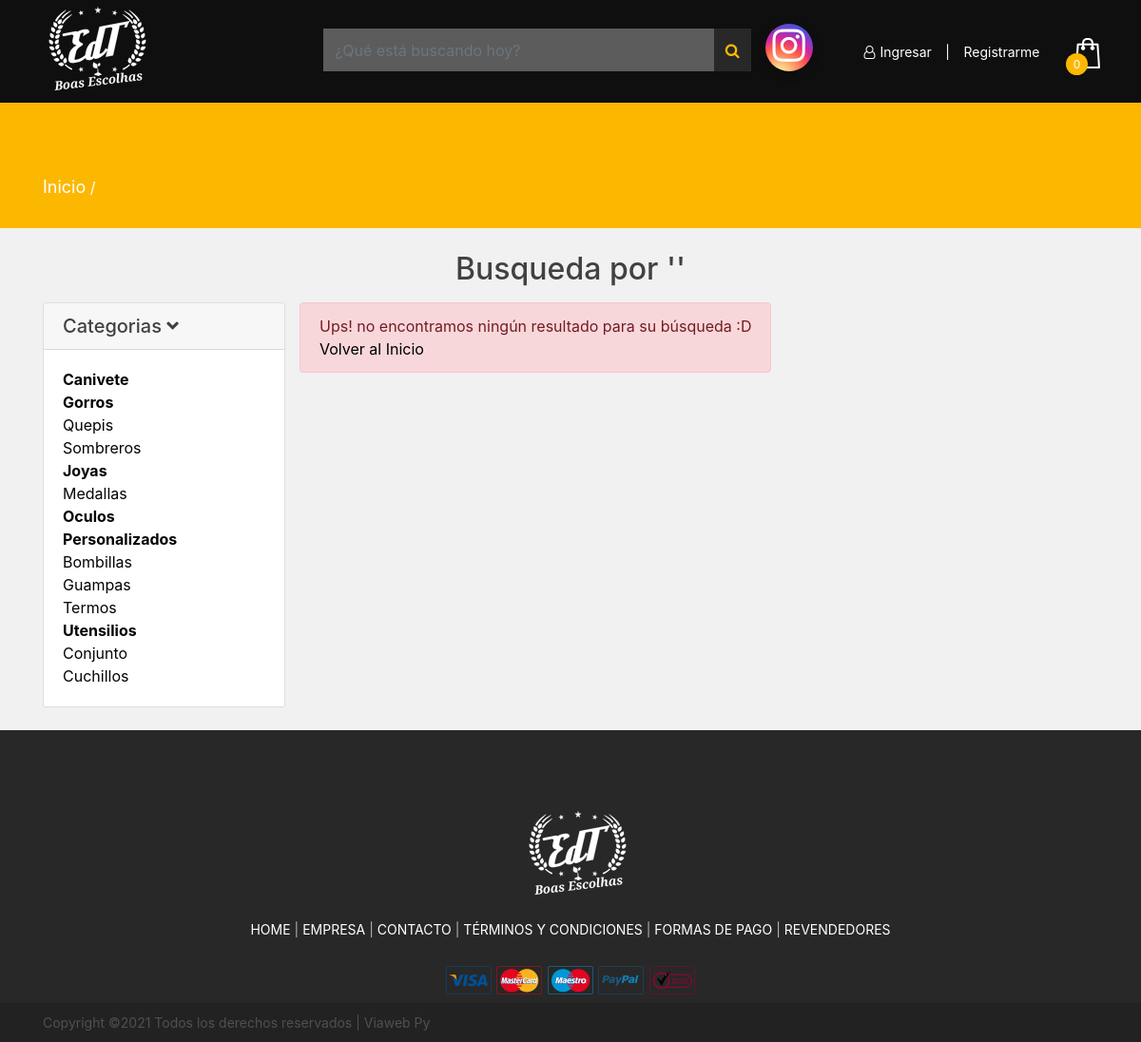
The app's page /categorie.php, older data.
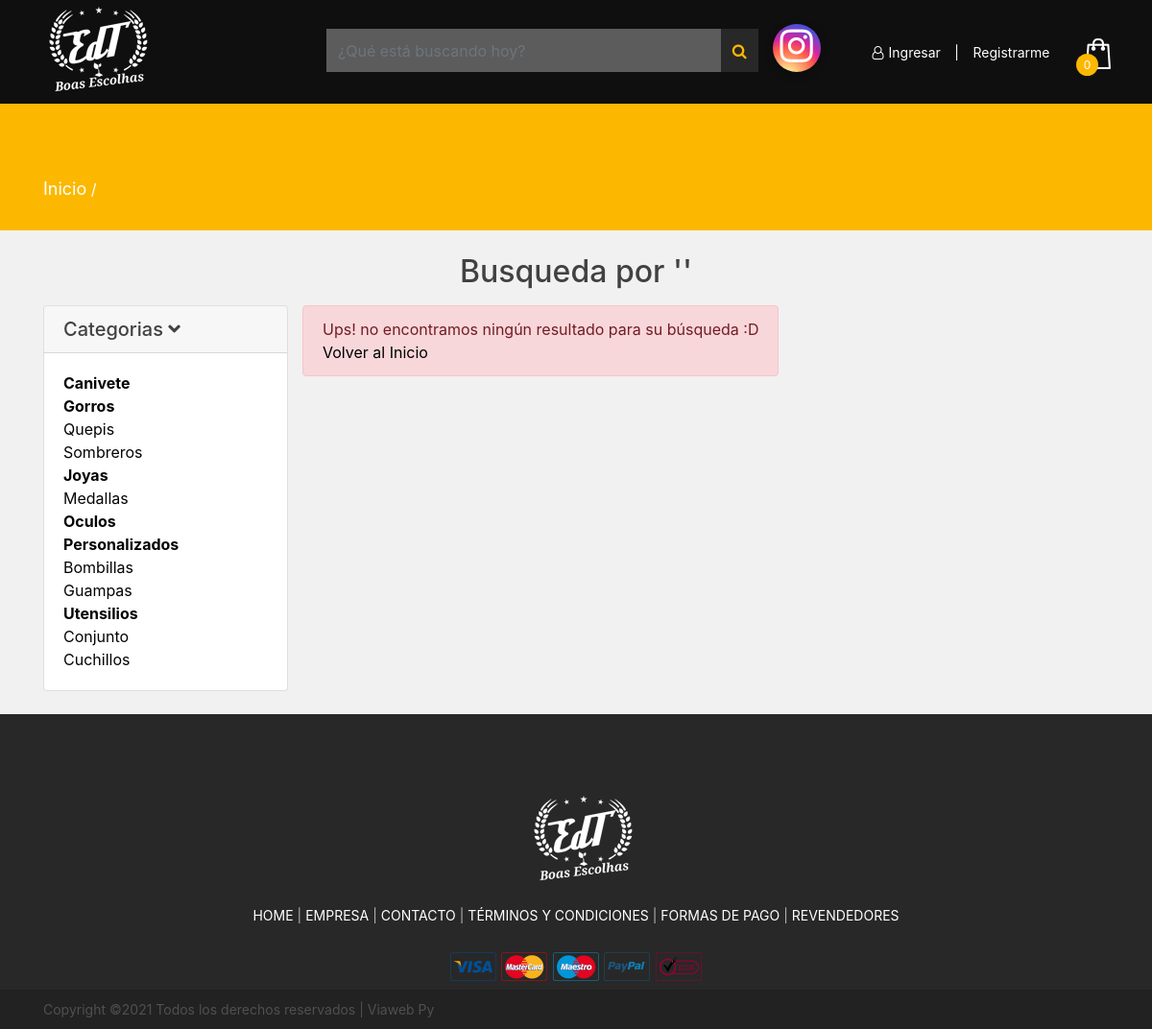
The same page, newer data.
### tables this page shows
CREATE TABLE IF NOT EXISTS `tb_categoria` (
  `id` int(11) NOT NULL AUTO_INCREMENT,
  `nombre` varchar(80) NOT NULL,
  `id_padre` int(11) DEFAULT NULL,
  `menu` tinyint(1) NOT NULL,
  `url` varchar(80) DEFAULT NULL,
  `activo` tinyint(1) NOT NULL,
  PRIMARY KEY (`id`)
);

### includes/funciones.php (called while the page is built, shortened)
<?php
	function getAllMenuCategorias () {
		$connection = conn();
		$sql = "SELECT * FROM tb_categoria WHERE activo = '1' AND menu='1'";
		$query = $connection->prepare($sql);
		$query->execute();
		if ($query->rowCount() > 0) {
			$result= $query->fetchAll();
		} else {
			$result = null;
		}
		return $result;
	}
	function getCategorias () {
		$connection = conn();
		$sql = "SELECT * FROM tb_categoria WHERE id_padre IS NULL ORDER BY nombre ASC";
		$query = $connection->prepare($sql);
		$query->execute();
		if ($query->rowCount() > 0) {
			$result= $query->fetchAll();
		} else {
			$result = null;
		}
		return $result;
	}
	function getSubCategorias ($categoria) {
		$connection = conn();
		$sql = "SELECT * FROM tb_categoria WHERE id_padre = '$categoria' ORDER BY nombre ASC";
		$query = $connection->prepare($sql);
		$query->execute();
		if ($query->rowCount() > 0) {
			$result= $query->fetchAll();
		} else {
			$result = null;
		}
		return $result;
	}
	function getCategoria ($categoria) {
		$connection = conn();
		$sql = "SELECT * FROM tb_categoria WHERE id = '$categoria' ";
		$query = $connection->prepare($sql);
		$query->execute();
		if ($query->rowCount() > 0) {
			$result= $query->fetch();
		} else {
			$result = null;
		}
		return $result;
	}
            	?>

### categorie.php (the view, shortened to what this page needs)
<!DOCTYPE html>
<html lang="zxx">
<?php
	include("includes/head.php");
	$prod_por_pag = 6;
	include_once "includes/funciones.php";
	if (isset($_GET['cat']) && $_GET['cat'] > 0) {
		$categoria = $_GET['cat'];
		$productos = getProdbyCategoria($categoria, $offset, $prod_por_pag);
		if ($productos != null) {
			$total_pag = countProdbyCategoria($categoria);
			$total_pag = sizeof($total_pag);
			$auxiliar = "cat=".$_GET['cat']."&";
		}
	} else {
		$categoria = "";
	}
?>
<body>
	<?php include("includes/header.php"); ?>
	<div class="page-info-section page-info-big">
		<div class="container">
			<div class="site-breadcrumb">
				<a href="index.php">Inicio</a> /
			</div>
		</div>
	</div>
	<div class="container gral-container">
		<br>
		<div class="box-title">
			<?php
				$categ=getCategoria($categoria);
				if( $categ ){
			?>
			<h3 class="h2 text-center">Productos en <?php echo $categ['nombre']?> </h3>
			<?php
				} else {
			?>
			<h3 class="h2 text-center">Busqueda por '<?php echo $_GET['search']?>' </h3>
			<?php }  ?>
		</div>
		<div class="row">
			<div class="col-md-3">
				<div class="accordion md-accordion" id="accordionEx" role="tablist" aria-multiselectable="true">
					<div class="card" id="block-categoria">
						<div class="card-header bg-primario" role="tab" id="headingOne1">
							<a data-toggle="collapse" data-parent="#accordionEx" href="#collapseOne1" aria-expanded="true"
							aria-controls="collapseOne1">
								<h5 class="mb-0">
									Categorias <i class="fas fa-angle-down rotate-icon"></i>
								</h5>
							</a>
						</div>
						<div id="collapseOne1" class="collapse show" role="tabpanel" aria-labelledby="headingOne1" data-parent="#accordionEx">
							<div class="card-body">
							<?php
								$categorias = getCategorias();
								foreach ($categorias as $categoria){
							?>
								<a type="button" class="listado" href="categorie.php?cat=<?php echo($categoria['id']) ?>"><b><?php echo($categoria['nombre']) ?></b></a><br>
								<div>
									<?php
										$subcategorias = getSubCategorias($categoria['id']);
										if($subcategorias){
											foreach ($subcategorias as $subcategoria) {
									?>
										<a  class="listado" href="categorie.php?cat=<?php echo($subcategoria['id']) ?>"><?php echo($subcategoria['nombre']) ?></a><br>
									<?php
												}
											}
									?>
								</div>
							<?php
								}
							?>
							</div>
						</div>
					</div>
				</div>
			</div>
			<div class="col-md-9">
				<div class="row">
					<?php
						if ($productos == NULL){
					?>
					<div class="alert alert-danger" role="alert">
						Ups! no encontramos ningún resultado para su búsqueda :D<br>
						<a href="index.php" style="color: black">Volver al Inicio</a>
					</div>
				<?php }  ?>
				</div>
			</div>
		</div>
	</div>
	<br>
	<?php include("includes/footer.php");?>
</body>
</html>

Row changes from the older to the newer data that the page shows:
removed tb_categoria: nombre "Termos", shown under "Personalizados"
